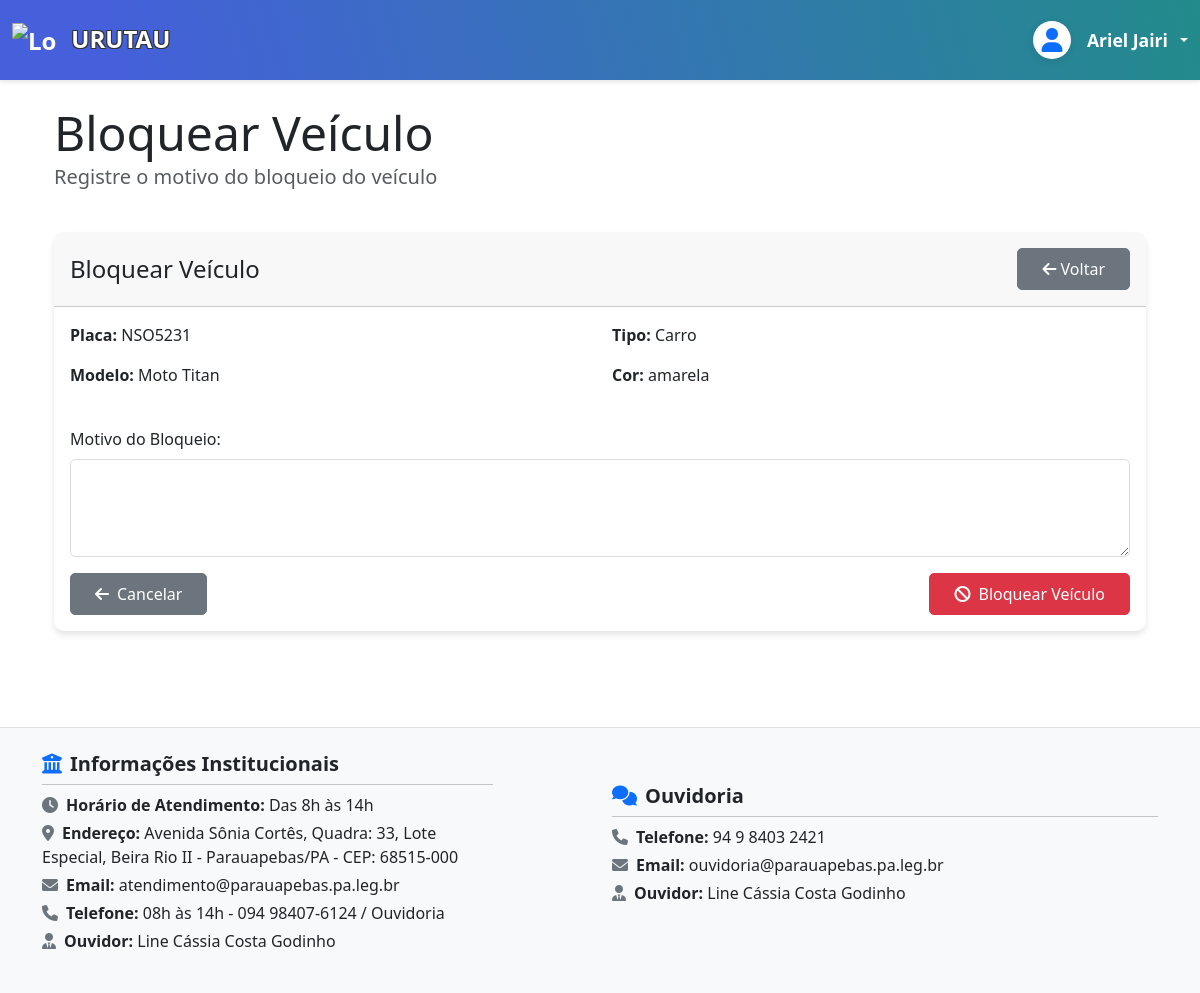
Page /veiculos/bloquear/11/ (signed in) on the committed database.
### apps/veiculos/models.py (models this page shows, shortened)
class Veiculo(models.Model):
    TIPOS_VEICULO = [
        ('carro', 'Carro'),
        ('moto', 'Moto'),
        ('van', 'Van/Utilitário'),
        ('caminhao', 'Caminhão'),
        ('outro', 'Outro'),
    ]
    CORES_VEICULO = [
        ('amarela', 'Amarela'),
        ('azul', 'Azul'),
        ('bege', 'Bege'),
        ('branca', 'Branca'),
        ('cinza', 'Cinza'),
        ('dourada', 'Dourada'),
        ('grená', 'Grená'),
        ('laranja', 'Laranja'),
        ('marrom', 'Marrom'),
        ('prata', 'Prata'),
        ('preta', 'Preta'),
        ('rosa', 'Rosa'),
        ('roxa', 'Roxa'),
        ('verde', 'Verde'),
        ('vermelha', 'Vermelha'),
    ]
    STATUS_CHOICES = [
        ('presente', 'No Estacionamento'),
        ('saida', 'Saída Realizada'),
        ('bloqueado', 'Bloqueado'),
    ]
    placa = models.CharField('Placa', max_length=8)
    tipo = models.CharField('Tipo', max_length=10, choices=TIPOS_VEICULO)
    modelo = models.CharField('Modelo', max_length=50)
    cor = models.CharField('Cor', max_length=20, choices=CORES_VEICULO)
    nome_condutor = models.CharField('Nome do Condutor', max_length=100, blank=True, null=True)
    nome_passageiro = models.CharField('Nome do Passageiro', max_length=100, blank=True, null=True)
    visitante = models.ForeignKey(
        Visitante,
        on_delete=models.CASCADE,
        related_name='veiculos',
        verbose_name='Visitante',
        null=True,
        blank=True
    )
    data_entrada = models.DateTimeField('Data de Entrada', default=timezone.now)
    data_saida = models.DateTimeField('Data de Saída', null=True, blank=True)
    status = models.CharField('Status', max_length=10, choices=STATUS_CHOICES, default='presente')
    observacoes = models.TextField('Observações', blank=True, default='')
    bloqueado = models.BooleanField('Bloqueado', default=False)
    motivo_bloqueio = models.TextField('Motivo do Bloqueio', blank=True, null=True)
    data_bloqueio = models.DateTimeField('Data do Bloqueio', null=True, blank=True)
    class Meta:
        verbose_name = 'Veículo'
        verbose_name_plural = 'Veículos'
        ordering = ['-data_entrada']

### apps/veiculos/views.py (the view, shortened to what this page needs)
# urls.py: path('bloquear/<int:veiculo_id>/', views.bloquear_veiculo, name='bloquear_veiculo'),
@login_required(login_url='autenticacao:login_sistema')
def bloquear_veiculo(request, veiculo_id):
    veiculo = get_object_or_404(Veiculo, pk=veiculo_id)
    return render(request, 'veiculos/bloquear_veiculo.html', {'veiculo': veiculo})

### templates/veiculos/bloquear_veiculo.html (shortened to what this page needs)
{% extends 'base.html' %}
{% load static %}
{% block content %}
<div class="container">
    <div class="row align-items-center mb-4">
        <div class="col-md-8">
            <h1 class="display-5 mb-0">Bloquear Veículo</h1>
            <p class="lead text-muted">Registre o motivo do bloqueio do veículo</p>
        </div>
    </div>
    <div class="card">
        <div class="card-header d-flex justify-content-between align-items-center">
            <h4 class="mb-0">Bloquear Veículo</h4>
            <a href="{% url 'veiculos:lista_veiculos' %}" class="btn btn-secondary">
                <i class="fas fa-arrow-left"></i> Voltar
            </a>
        </div>
        <div class="card-body">
            <div class="row mb-4">
                <div class="col-md-6">
                    <p><strong>Placa:</strong> {{ veiculo.placa }}</p>
                    <p><strong>Modelo:</strong> {{ veiculo.modelo }}</p>
                </div>
                <div class="col-md-6">
                    <p><strong>Tipo:</strong> {{ veiculo.get_tipo_display }}</p>
                    <p><strong>Cor:</strong> {{ veiculo.cor }}</p>
                </div>
            </div>
            <form method="post">
                <div class="form-group mb-3">
                    <label for="motivo_bloqueio" class="form-label">Motivo do Bloqueio:</label>
                    <textarea class="form-control" id="motivo_bloqueio" name="motivo_bloqueio" rows="3" required></textarea>
                </div>
                <div class="d-flex justify-content-between">
                    <a href="{% url 'veiculos:lista_veiculos' %}" class="btn btn-secondary">
                        <i class="fas fa-arrow-left me-2"></i>Cancelar
                    </a>
                    <button type="submit" class="btn btn-danger">
                        <i class="fas fa-ban me-2"></i>Bloquear Veículo
                    </button>
                </div>
            </form>
        </div>
    </div>
</div>
{% endblock %}

### templates/base.html (shortened to what this page needs)
<!DOCTYPE html>
<html lang="pt-br">
<head>
    <link href="https://cdn.jsdelivr.net/npm/bootstrap@5.3.0/dist/css/bootstrap.min.css" rel="stylesheet">
    <link href="https://cdnjs.cloudflare.com/ajax/libs/font-awesome/6.0.0/css/all.min.css" rel="stylesheet">
    {% load static %}
    {% load grupos_tags %}
    <link href="{% static 'css/style.css' %}" rel="stylesheet">
</head>
<body>
    {% if not hide_header_footer %}
    <nav class="navbar navbar-expand-lg navbar-dark" style="background: linear-gradient(075deg,rgb(69, 96, 218) 10%, #238b8b 100%);">
        <div class="container-fluid">
            <a class="navbar-brand" href="{% url 'main:home_sistema' %}">
                <img src="{% static 'img/logo-urutau.png' %}" alt="Logo Urutau" style="height: 45px; max-width: 45px; object-fit: contain;" class="me-2 align-middle">
                <span style="text-shadow: -1px -1px 0 #333, 1px -1px 0 #333, -1px 1px 0 #333, 1px 1px 0 #333;">URUTAU</span>
            </a>
            <div class="ms-auto d-flex align-items-center">
                {% if user.is_authenticated %}
                <div class="dropdown">
                    <a href="#" class="d-flex align-items-center text-white text-decoration-none dropdown-toggle" id="dropdownUserMenu" data-bs-toggle="dropdown" aria-expanded="false" style="gap: 0.5rem;">
                        <span class="avatar-circle bg-white text-primary d-flex align-items-center justify-content-center me-2" style="width: 38px; height: 38px; border-radius: 50%; font-size: 1.5rem; box-shadow: 0 2px 8px rgba(0,0,0,0.08);">
                            <i class="fas fa-user"></i>
                        </span>
                        <span class="fw-semibold" style="font-size: 1.1rem;">{{ user.get_full_name|default:user.username }}</span>
                    </a>
                </div>
                {% endif %}
            </div>
        </div>
    </nav>
    {% endif %}
    <div class="container my-4">
        {% block content %}
        {% endblock %}
    </div>
    {% if not hide_header_footer %}
    <footer class="bg-light text-dark py-4 mt-5 border-top">
      <div class="container">
        <div class="row align-items-center">
          <div class="col-md-5 mb-3">
            <h5 class="fw-bold mb-2"><i class="fas fa-university me-2 text-primary"></i>Informações Institucionais</h5>
            <hr class="my-2">
            <p class="mb-1"><i class="fas fa-clock me-2 text-secondary"></i><strong>Horário de Atendimento:</strong> Das 8h às 14h</p>
            <p class="mb-1"><i class="fas fa-map-marker-alt me-2 text-secondary"></i><strong>Endereço:</strong> Avenida Sônia Cortês, Quadra: 33, Lote Especial, Beira Rio II - Parauapebas/PA - CEP: 68515-000</p>
            <p class="mb-1"><i class="fas fa-envelope me-2 text-secondary"></i><strong>Email:</strong> atendimento@parauapebas.pa.leg.br</p>
            <p class="mb-1"><i class="fas fa-phone me-2 text-secondary"></i><strong>Telefone:</strong> 08h às 14h - 094 98407-6124 / Ouvidoria</p>
            <p class="mb-0"><i class="fas fa-user-tie me-2 text-secondary"></i><strong>Ouvidor:</strong> Line Cássia Costa Godinho</p>
          </div>
          <div class="col-md-6 mb-3 text-md-start text-start">
            <h5 class="fw-bold mb-2"><i class="fas fa-comments me-2 text-primary"></i>Ouvidoria</h5>
            <hr class="my-2">
            <p class="mb-1"><i class="fas fa-phone me-2 text-secondary"></i><strong>Telefone:</strong> 94 9 8403 2421</p>
            <p class="mb-1"><i class="fas fa-envelope me-2 text-secondary"></i><strong>Email:</strong> ouvidoria@parauapebas.pa.leg.br</p>
            <p class="mb-0"><i class="fas fa-user-tie me-2 text-secondary"></i><strong>Ouvidor:</strong> Line Cássia Costa Godinho</p>
          </div>
        </div>
      </div>
    </footer>
    {% endif %}
</body>
</html>

### static/css/style.css (style rules this page uses)
:root { --primary-color: #0D6EFD; --secondary-color: #34495e; --accent-color: #3498db; --success-color: #2ecc71; --warning-color: #f1c40f; --danger-color: #e74c3c; --light-color: #ecf0f1; --dark-color: #2c3e50; }
body { background: linear-gradient(to right, #fff 0%, rgba(255,255,255,0.85) 10%, rgba(255,255,255,0) 25%, rgba(255,255,255,0) 75%, rgba(255,255,255,0.85) 90%, #fff 100%); min-height: 100vh; display: flex; flex-direction: column; font-family: 'Segoe UI', Tahoma, Geneva, Verdana, sans-serif; }
.navbar { box-shadow: 0 2px 4px rgba(0,0,0,.1); padding: 1rem 0; }
.navbar-brand { font-weight: bold; font-size: 1.5rem; }
.card { border: none; border-radius: 10px; box-shadow: 0 4px 6px rgba(0,0,0,.1); transition: transform 0.3s ease, box-shadow 0.3s ease; margin-bottom: 1.5rem; }
.card-header { border-radius: 10px 10px 0 0 !important; padding: 1rem; }
.btn { border-radius: 5px; padding: 0.5rem 1.5rem; font-weight: 500; transition: all 0.3s ease; }
.form-control { border-radius: 5px; padding: 0.75rem; border: 1px solid #ddd; }

### rows in the picture
Veiculo: placa "NSO5231", modelo "Moto Titan", tipo "Carro", cor "amarela"

### other values in the picture
{{ user.get_full_name|default:user.username }} "Ariel Jairi"
